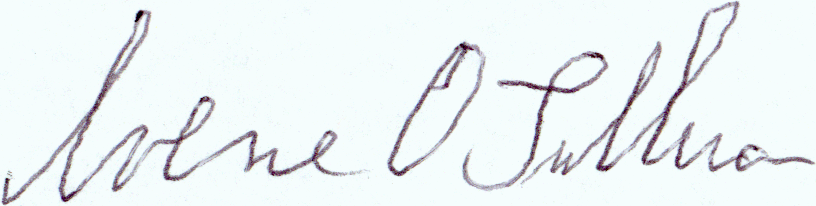
#> input picture TrainingSet/Offline Forgeries/0102014_01.png, 816 x 206 px, found by its file name; its folder holds 4 pictures in this run
$ python proc.py
#> lines starting #> are read from the running program, lines starting #| are printed output that depends on the picture
#Packages
import numpy as np
import cv2
import matplotlib.pyplot as plt
import pandas as pd
import os
import tqdm #percentage bar for tasks
import random
from PIL import Image

def test_view_img(file):
    ims=np.load(file);
    a,b,c,d = ims
    i = Image.fromarray(a[100])
    i.show()
#    plt.imshow(a[100])

def getImg(path,img):
#> called with img = '0102014_01.png'
    IMG_SIZE = 100
    img = cv2.imread(path,cv2.IMREAD_ANYCOLOR)
#> img is the input picture: shape (206, 816, 3); mean B, G, R 243, 241.6, 235.4
    img = pp(img)
    img = cv2.resize(img, (IMG_SIZE*2, IMG_SIZE), cv2.INTER_LINEAR)
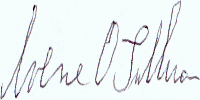
#> img: shape (100, 200, 3); mean B, G, R 242.9, 241.5, 235.4
    return img

def pp(img):
    # img = cv2.resize(img, (IMG_SIZE, None), cv2.INTER_LINEAR)
    return img

def create_data_set():
    data_set = []
    for img in tqdm.tqdm(os.listdir(TRAIN_DIR_f)):
        path = os.path.join(TRAIN_DIR_f,img)
        img0 = getImg(path,img)
        data_set.append([np.array(img0),[0]])
#> pass 2 of the loop in create_data_set, `for img in tqdm.tqdm(os.listdir(TRAIN_DIR_f)):`:
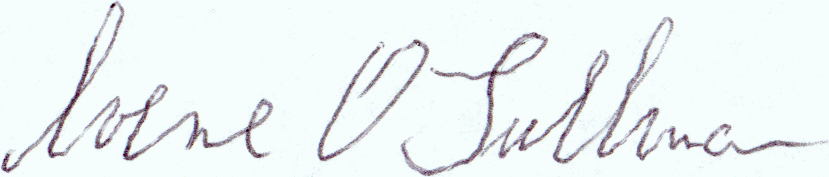
#> input picture TrainingSet/Offline Forgeries/0102014_02.png, 829 x 177 px, found by its file name
#> in getImg, img is the input picture: shape (177, 829, 3); mean B, G, R 243.8, 242.6, 236.2
#> in getImg (call 2), `img = cv2.resize(img, (IMG_SIZE*2, IMG_SIZE), cv2.INTER_LINEAR)`:
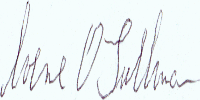
#> img: shape (100, 200, 3); mean B, G, R 243.8, 242.6, 236.2
#> pass 3 of the loop in create_data_set, `for img in tqdm.tqdm(os.listdir(TRAIN_DIR_f)):`:
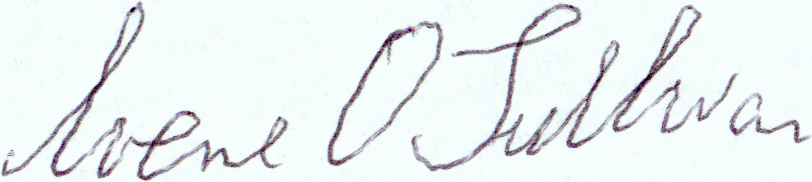
#> input picture TrainingSet/Offline Forgeries/0102014_03.png, 812 x 182 px, found by its file name
#> in getImg, img is the input picture: shape (182, 812, 3); mean B, G, R 241.4, 240.1, 233.9
#> in getImg (call 3), `img = cv2.resize(img, (IMG_SIZE*2, IMG_SIZE), cv2.INTER_LINEAR)`:
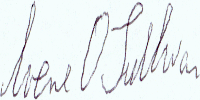
#> img: shape (100, 200, 3); mean B, G, R 241.4, 240.1, 233.9
#> the loop made 4 passes; the first 3 are shown

#> (the run stopped early here; a loop or call above may not have finished)
